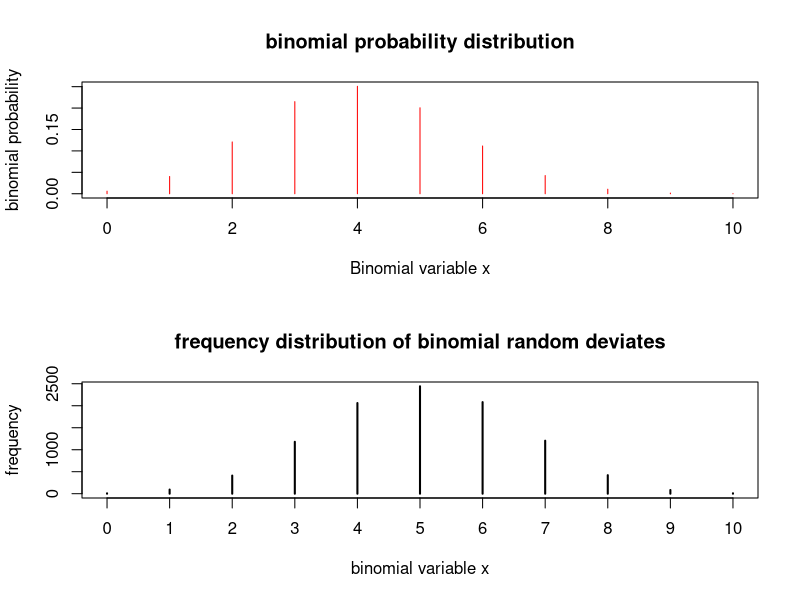

Recreate this plot in R.
##### Using R library functions for binomial distribution 

n = 10   ## number of trials
p = 0.5  ## probability of success in a trial
x = 3    ## number of successes


### Probability density function.
### dbinom(x,n,p) returns the binomial probability for x successes in n trials, where p is probability 
###    of success in a single trial
binomial_probability = dbinom(x,n,p)
print(paste("binomial probability for (",x,",",n,",",p,") = ",binomial_probability) )


### Function for computing cumulative probability.
### pbinom(x,n,p) gives cumulative probability for a binomial distribution from 0 to x. 
cumulative_probability = pbinom(x,n,p)
print(paste("cumulative binomial probability for (",x,",",n,",",p,") = ",cumulative_probability) )


### Function for finding x value corresponing to a cumulative probability
x_value = qbinom(cumulative_probability, n, p)
print(paste("x value corresponding to the given  cumulative binomial probability = ",x_value) )

### Function that returns 4 random deviates from a Binomial distribution of given (n,p)
deviates = rbinom(4, n, p)
print(paste("4 binomial deviates :  "))
print(deviates)

par(mfrow = c(2,1))

### We plot a binomial density distribution using dbinom()
n = 10
p = 0.4
x = seq(0,10)
pdens = dbinom(x,n,p)
plot(x,pdens, type="h", col="red", xlab = "Binomial variable x", ylab="binomial probability", 
     main="binomial probability distribution")

## We generate frequency histogram of binomial deviates using rbinom()
n = 10
p = 0.5
xdev= rbinom(10000, n, p)
plot(table(xdev), type="h", xlab="binomial variable x", ylab="frequency",
     main="frequency distribution of binomial random deviates")
